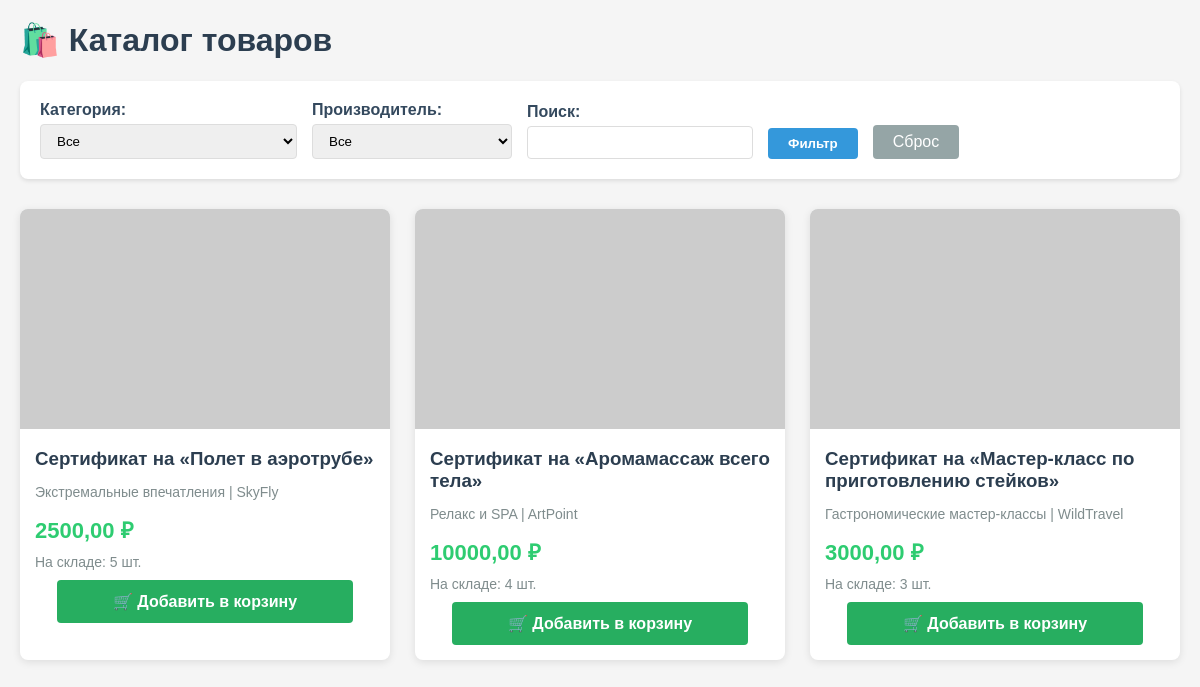
The app's page /catalog/, older data.
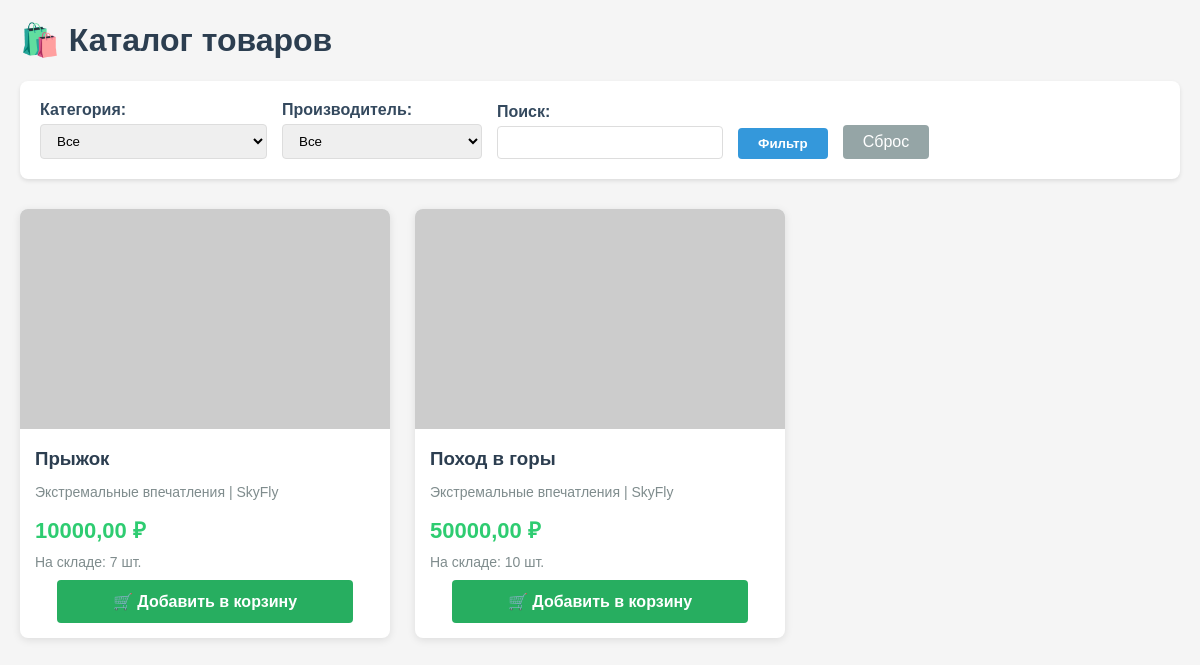
The same page, newer data.
### shop/models.py (models this page shows, shortened)
class Product(models.Model):
    name = models.CharField(max_length=200, verbose_name="Название товара")
    description = models.TextField(verbose_name="Описание")
    photo = models.ImageField(
        upload_to='products/',  # ← Важно: папка внутри media!
        blank=True,
        null=True,
        verbose_name="Фото"
    )
    price = models.DecimalField(
        max_digits=10,
        decimal_places=2,
        validators=[MinValueValidator(0)],
        verbose_name="Цена"
    )
    stock = models.IntegerField(
        validators=[MinValueValidator(0)],
        verbose_name="Количество на складе"
    )
    category = models.ForeignKey(Category, on_delete=models.CASCADE, verbose_name="Категория")
    manufacturer = models.ForeignKey(Manufacturer, on_delete=models.CASCADE, verbose_name="Производитель")

class Category(models.Model):
    name = models.CharField(max_length=100, verbose_name="Название категории")
    description = models.TextField(blank=True, null=True, verbose_name="Описание категории")

class Manufacturer(models.Model):
    name = models.CharField(max_length=100, verbose_name="Название")
    country = models.CharField(max_length=100, verbose_name="Страна")
    description = models.TextField(blank=True, null=True, verbose_name="Описание")

### shop/views.py (the view)
# urls.py: path('catalog/', views.product_list, name='catalog'),
def product_list(request):
    products = Product.objects.select_related('category', 'manufacturer').all()
    category_id = request.GET.get('category')
    if category_id:
        products = products.filter(category_id=category_id)
    manufacturer_id = request.GET.get('manufacturer')
    if manufacturer_id:
        products = products.filter(manufacturer_id=manufacturer_id)
    search = request.GET.get('search')
    if search:
        products = products.filter(
            Q(name__icontains=search) | Q(description__icontains=search)
        )
    context = {
        'products': products,
        'categories': Category.objects.all(),
        'manufacturers': Manufacturer.objects.all(),
    }
    return render(request, 'product_list.html', context)

### shop/templates/product_list.html (shortened to what this page needs)
<!DOCTYPE html>
<html>
<head>
</head>
<body>
<div class="container">
    <h1>🛍️ Каталог товаров</h1>
    <div class="filters">
        <form method="get">
            <label>
                Категория:
                <select name="category">
                    <option value="">Все</option>
                </select>
            </label>
            <label>
                Производитель:
                <select name="manufacturer">
                    <option value="">Все</option>
                </select>
            </label>
            <label>
                Поиск:
                <input type="text" name="search" value="{{ request.GET.search }}">
            </label>
            <button type="submit">Фильтр</button>
            <a href="{% url 'shop:catalog' %}">Сброс</a>
        </form>
    </div>
    <div class="products">
        {% for product in products %}
        <div class="product">
            {% if product.photo %}
                <img src="{{ product.photo.url }}" alt="{{ product.name }}">
            {% else %}
                <img src="https://via.placeholder.com/300x220" alt="no image">
            {% endif %}
            <div class="product-info">
                <h3>{{ product.name }}</h3>
                <p style="color:#7f8c8d; font-size:14px;">
                    {{ product.category.name }} | {{ product.manufacturer.name }}
                </p>
                <div class="price">{{ product.price }} ₽</div>
                <div class="stock">На складе: {{ product.stock }} шт.</div>
                <a href="{% url 'shop:add_to_cart' product.id %}" class="btn-add">
                    🛒 Добавить в корзину
                </a>
            </div>
        </div>
        {% empty %}
        <div class="no-products">
            😕 Товары не найдены
        </div>
        {% endfor %}
    </div>
</div>
</body>
</html>

### shop/templates/product_list.html (style rules this page uses)
body { font-family: Arial, sans-serif; margin: 20px; background: #f5f5f5; }
.container { max-width: 1200px; margin: 0 auto; }
h1 { color: #2c3e50; }
.filters { background: white; padding: 20px; margin-bottom: 30px; border-radius: 8px; box-shadow: 0 2px 4px rgba(0,0,0,0.1); }
.filters form { display: flex; gap: 15px; flex-wrap: wrap; align-items: end; }
.filters label { display: flex; flex-direction: column; gap: 5px; font-weight: bold; color: #34495e; }
.filters input, .filters select { padding: 8px 12px; border: 1px solid #ddd; border-radius: 4px; min-width: 200px; }
.filters button { padding: 8px 20px; background: #3498db; color: white; border: none; border-radius: 4px; cursor: pointer; font-weight: bold; }
.filters a { padding: 8px 20px; background: #95a5a6; color: white; text-decoration: none; border-radius: 4px; }
.products { display: grid; grid-template-columns: repeat(auto-fill, minmax(280px, 1fr)); gap: 25px; }
.product { background: white; border-radius: 8px; overflow: hidden; box-shadow: 0 2px 8px rgba(0,0,0,0.1); transition: transform 0.2s; }
.product img { width: 100%; height: 220px; object-fit: cover; background: #ecf0f1; }
.product-info { padding: 15px; }
.product h3 { margin: 0 0 10px 0; color: #2c3e50; }
.price { color: #2ecc71; font-size: 22px; font-weight: bold; margin: 10px 0; }
.stock { color: #7f8c8d; font-size: 14px; margin-bottom: 10px; }
.btn-add { display: block; width: 80%; margin: 10px auto 0; padding: 12px; background: #27ae60; color: white; text-align: center; text-decoration: none; border-radius: 4px; font-weight: bold; }

Row changes from the older to the newer data that the page shows:
removed Product: name "Сертификат на «Полет в аэротрубе»", category.name "Экстремальные впечатления", manufacturer.name "SkyFly", price "2500,00", stock "5"
removed Product: name "Сертификат на «Аромамассаж всего тела»", category.name "Релакс и SPA", manufacturer.name "ArtPoint", price "10000,00", stock "4"
removed Product: name "Сертификат на «Мастер-класс по приготовлению стейков»", category.name "Гастрономические мастер-классы", manufacturer.name "WildTravel", price "3000,00", stock "3"
added Product: name "Прыжок", category.name "Экстремальные впечатления", manufacturer.name "SkyFly", price "10000,00", stock "7"
added Product: name "Поход в горы", category.name "Экстремальные впечатления", manufacturer.name "SkyFly", price "50000,00", stock "10"
